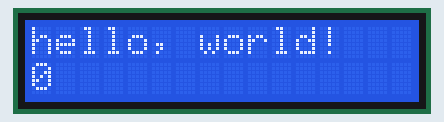
The sketch below on a simulated Arduino Uno, built with avr-gcc and run on an emulated ATmega328P. Parts: 16×2 character LCD.

Above: at 0.2 s.
At 5.1 s:
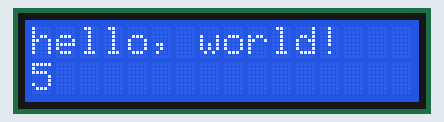
At 9.1 s:
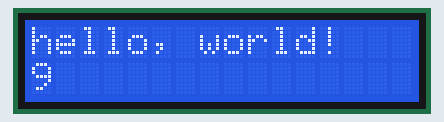
At 19.1 s:
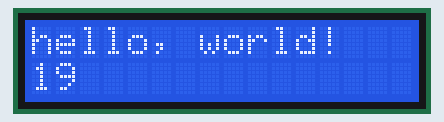
At 29.1 s:
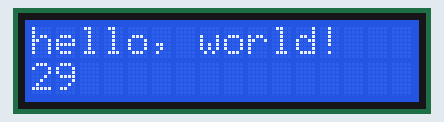
At 39.1 s:
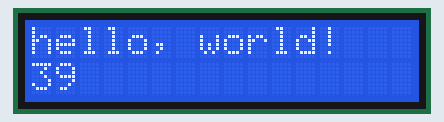

The sketch:

CET_4811_Wii_LCD_Exp.ino
```cpp
#include <WiiChuck.h>
#include <Wire.h>

#include <Adafruit_LiquidCrystal.h>

Adafruit_LiquidCrystal lcd(0);

void setup() {
  Serial.begin(115200);

  // set up the LCD's number of rows and columns:
  lcd.begin(16, 2);
  // Print a message to the LCD.
  lcd.print("hello, world!");
}


void loop() {

  delay(50);

    // set the cursor to column 0, line 1
  // (note: line 1 is the second row, since counting begins with 0):
  lcd.setCursor(0, 1);
  // print the number of seconds since reset:
  lcd.print(millis()/1000);

  //lcd.setBacklight(HIGH);
  //delay(500);
  //lcd.setBacklight(LOW);
  //delay(500);
}
```

Measured:
- what the display in image 0 shows lasts 0.9 s, from 0.1 s to 1.0 s
- what the display in image 1 shows lasts 1.0 s, from 5.0 s to 6.0 s
